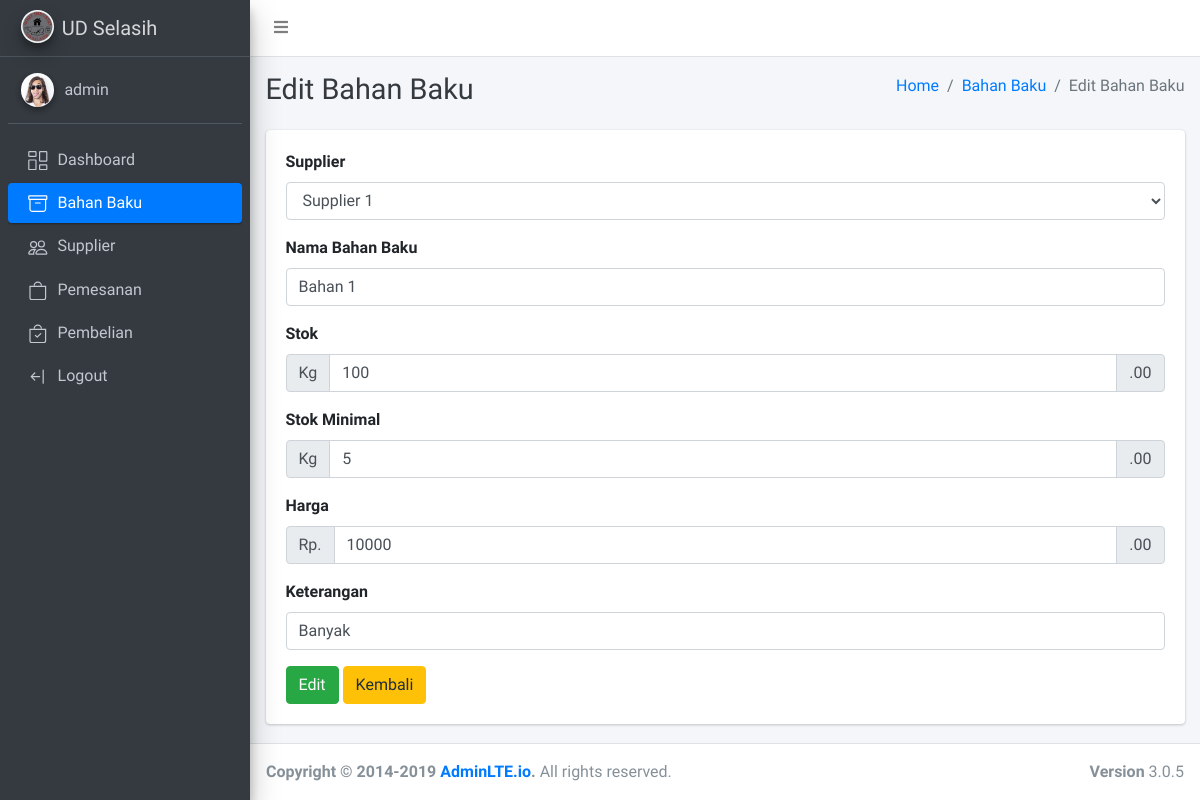
The page /bahan_baku/edit.php?id=1 (signed in) on the database as committed earlier.
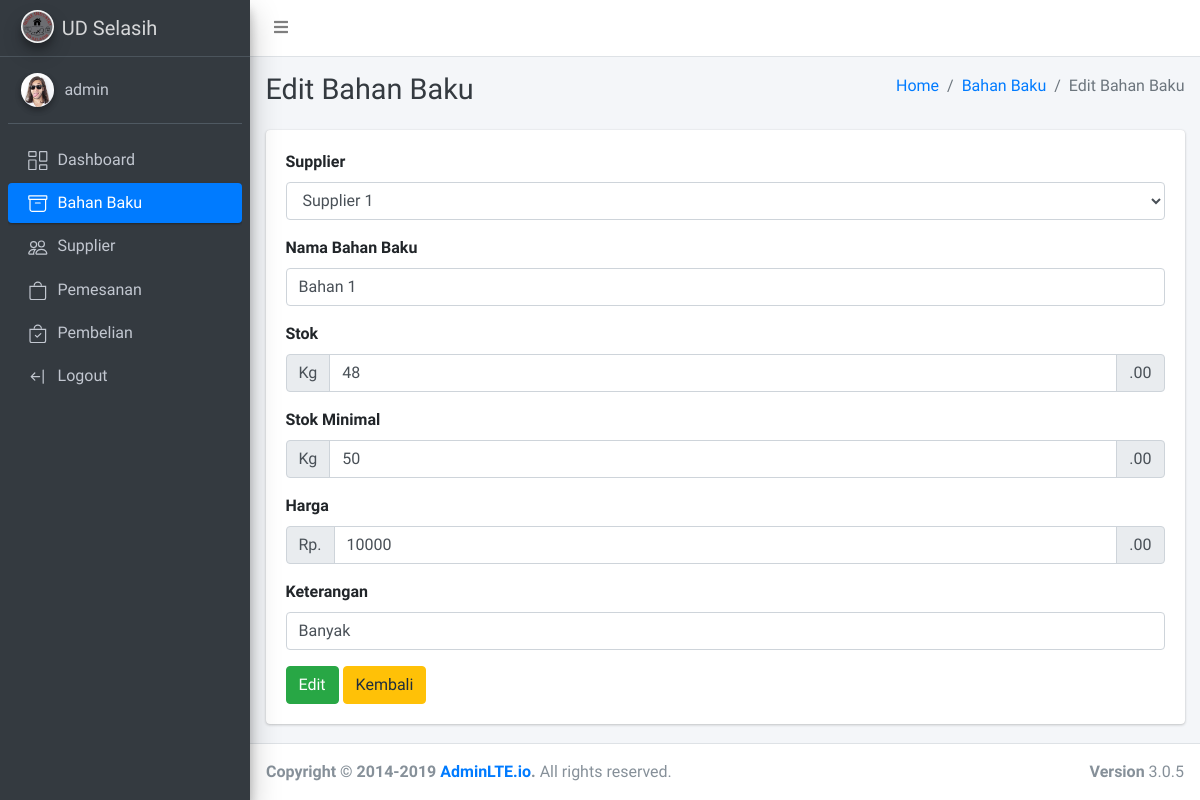
The same page on the database as committed later.
### tables this page shows
CREATE TABLE `tb_bahan_baku` (
  `id` int(8) NOT NULL,
  `supplier_id` int(11) NOT NULL,
  `nama_bahan_baku` varchar(30) NOT NULL,
  `harga` int(11) NOT NULL,
  `stok` int(11) NOT NULL,
  `min_stok` int(11) NOT NULL,
  `keterangan` varchar(30) DEFAULT NULL
);

### qb.php (called while the page is built, shortened)
<?php
require_once 'db.php';
function single($tbl,$id){
    global $conn;
    $id = is_numeric($id) ? $id : "'$id'";
    $query = "SELECT * FROM $tbl where id=$id";
    $res = $conn->query($query);
    return $res->fetch_assoc();
}

### bahan_baku/edit.php (the view, shortened to what the changed rows need)
<?php
    require_once '../layouts/header.php';
    $bahan_baku = single("tb_bahan_baku",$_GET['id']);
?>
     <div class="content-header">
      <div class="container-fluid">
        <div class="row mb-2">
          <div class="col-sm-6">
            <h1 class="m-0 text-dark">Edit Bahan Baku</h1>
          </div>
        </div>
      </div>
    </div>
    <section class="content">
        <div class="container-fluid">
<div class="row">
    <div class="col-12">
        <div class="card">
            <div class="card-body">
                <form method="post">
                    <div class="form-group">
                        <label>Nama Bahan Baku</label>
                        <input type="text" name="nama_bahan_baku" value="<?=$bahan_baku['nama_bahan_baku']?>" oninvalid="setCustomValidity('Field ini harus di isi')" oninput="setCustomValidity('')" class="form-control" required>
                    </div>
                    <div class="form-group">
                        <div class="input-group mb-3">
                          <div class="input-group-prepend">
                            <span class="input-group-text">Kg</span>
                          </div>
                          <input type="number" name="stok" value="<?=$bahan_baku['stok']?>" oninvalid="setCustomValidity('Field ini harus di isi')" oninput="setCustomValidity('')" class="form-control" required>
                          <div class="input-group-append">
                            <span class="input-group-text">.00</span>
                          </div>
                        </div>
                    </div>
                    <div class="form-group">
                        <div class="input-group mb-3">
                          <div class="input-group-prepend">
                            <span class="input-group-text">Kg</span>
                          </div>
                          <input type="number" name="min_stok" value="<?=$bahan_baku['min_stok']?>" oninvalid="setCustomValidity('Field ini harus di isi')" oninput="setCustomValidity('')" class="form-control" required>
                          <div class="input-group-append">
                            <span class="input-group-text">.00</span>
                          </div>
                        </div>
                    </div>
                    <div class="form-group">
                        <div class="input-group mb-3">
                          <div class="input-group-prepend">
                            <span class="input-group-text">Rp.</span>
                          </div>
                          <input type="number" name="harga" value="<?=$bahan_baku['harga']?>" oninvalid="setCustomValidity('Field ini harus di isi')" oninput="setCustomValidity('')" class="form-control" required>
                          <div class="input-group-append">
                            <span class="input-group-text">.00</span>
                          </div>
                        </div>
                    </div>
                    <div class="form-group">
                        <label>Keterangan</label>
                        <input type="text" name="keterangan" value="<?=$bahan_baku['keterangan']?>" oninvalid="setCustomValidity('Field ini harus di isi')" oninput="setCustomValidity('')" class="form-control" required>
                    </div>
                </form>
            </div>
        </div>
    </div>
</div>
<?php
    require_once '../layouts/footer.php';
?>

Rows that differ between the two databases and show on the page:
changed tb_bahan_baku "Bahan 1": stok "100" → "48"; min_stok "5" → "50"
